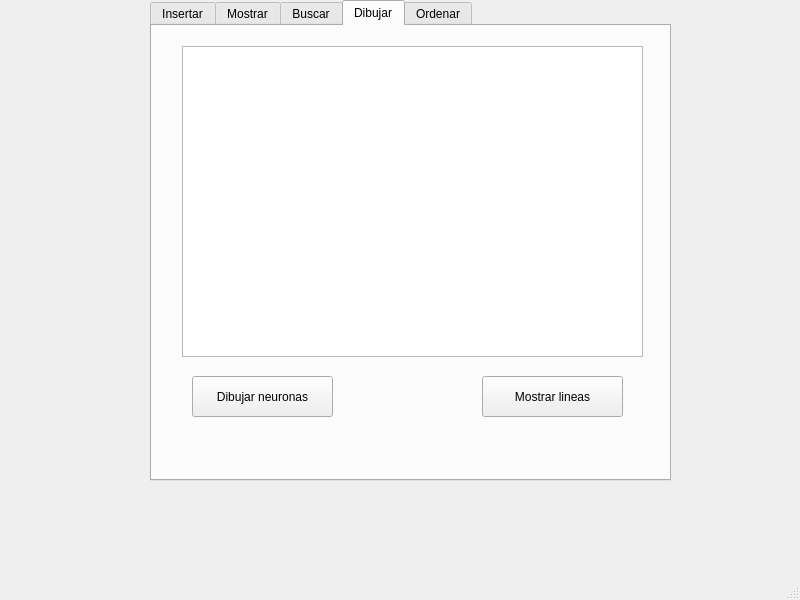
<?xml version="1.0" encoding="UTF-8"?>
<ui version="4.0">
 <class>MainWindow</class>
 <widget class="QMainWindow" name="MainWindow">
  <property name="geometry">
   <rect>
    <x>0</x>
    <y>0</y>
    <width>800</width>
    <height>600</height>
   </rect>
  </property>
  <property name="windowTitle">
   <string>MainWindow</string>
  </property>
  <widget class="QWidget" name="centralwidget">
   <widget class="QTabWidget" name="tabWidget">
    <property name="enabled">
     <bool>true</bool>
    </property>
    <property name="geometry">
     <rect>
      <x>150</x>
      <y>0</y>
      <width>521</width>
      <height>481</height>
     </rect>
    </property>
    <property name="currentIndex">
     <number>3</number>
    </property>
    <widget class="QWidget" name="tab">
     <attribute name="title">
      <string>Insertar</string>
     </attribute>
     <widget class="QFrame" name="frame">
      <property name="geometry">
       <rect>
        <x>30</x>
        <y>50</y>
        <width>451</width>
        <height>251</height>
       </rect>
      </property>
      <property name="frameShape">
       <enum>QFrame::StyledPanel</enum>
      </property>
      <property name="frameShadow">
       <enum>QFrame::Raised</enum>
      </property>
      <layout class="QFormLayout" name="formLayout">
       <item row="5" column="0">
        <widget class="QLabel" name="label_2">
         <property name="text">
          <string>Voltaje:</string>
         </property>
        </widget>
       </item>
       <item row="5" column="1">
        <widget class="QLineEdit" name="insert_voltaje"/>
       </item>
       <item row="7" column="0">
        <widget class="QLabel" name="label_3">
         <property name="text">
          <string>Posicion en x:</string>
         </property>
        </widget>
       </item>
       <item row="7" column="1">
        <widget class="QSpinBox" name="pos_x">
         <property name="minimum">
          <number>-99</number>
         </property>
        </widget>
       </item>
       <item row="8" column="0">
        <widget class="QLabel" name="label_4">
         <property name="text">
          <string>Posicion en y:</string>
         </property>
        </widget>
       </item>
       <item row="8" column="1">
        <widget class="QSpinBox" name="pos_y">
         <property name="minimum">
          <number>-99</number>
         </property>
         <property name="maximum">
          <number>99</number>
         </property>
        </widget>
       </item>
       <item row="10" column="0">
        <widget class="QLabel" name="label_5">
         <property name="text">
          <string>RED</string>
         </property>
        </widget>
       </item>
       <item row="10" column="1">
        <widget class="QSlider" name="set_red">
         <property name="orientation">
          <enum>Qt::Horizontal</enum>
         </property>
        </widget>
       </item>
       <item row="12" column="0">
        <widget class="QLabel" name="label_6">
         <property name="text">
          <string>GREEN</string>
         </property>
        </widget>
       </item>
       <item row="12" column="1">
        <widget class="QSlider" name="set_green">
         <property name="orientation">
          <enum>Qt::Horizontal</enum>
         </property>
        </widget>
       </item>
       <item row="14" column="0">
        <widget class="QLabel" name="label_7">
         <property name="text">
          <string>BLUE</string>
         </property>
        </widget>
       </item>
       <item row="14" column="1">
        <widget class="QSlider" name="set_blue">
         <property name="orientation">
          <enum>Qt::Horizontal</enum>
         </property>
        </widget>
       </item>
       <item row="4" column="0">
        <widget class="QLabel" name="label">
         <property name="text">
          <string>ID:</string>
         </property>
        </widget>
       </item>
       <item row="4" column="1">
        <widget class="QLineEdit" name="insert_id"/>
       </item>
      </layout>
     </widget>
     <widget class="QPushButton" name="agregarInicio">
      <property name="geometry">
       <rect>
        <x>110</x>
        <y>370</y>
        <width>91</width>
        <height>24</height>
       </rect>
      </property>
      <property name="text">
       <string>Agregar inicio</string>
      </property>
     </widget>
     <widget class="QPushButton" name="AgregarFinal">
      <property name="geometry">
       <rect>
        <x>270</x>
        <y>370</y>
        <width>91</width>
        <height>24</height>
       </rect>
      </property>
      <property name="text">
       <string>Agregar final</string>
      </property>
     </widget>
    </widget>
    <widget class="QWidget" name="tab_2">
     <attribute name="title">
      <string>Mostrar</string>
     </attribute>
     <widget class="QPlainTextEdit" name="plainTextEdit">
      <property name="geometry">
       <rect>
        <x>20</x>
        <y>20</y>
        <width>471</width>
        <height>251</height>
       </rect>
      </property>
     </widget>
     <widget class="QPushButton" name="mostrar">
      <property name="geometry">
       <rect>
        <x>190</x>
        <y>300</y>
        <width>131</width>
        <height>24</height>
       </rect>
      </property>
      <property name="text">
       <string>Mostrar Neuronas</string>
      </property>
     </widget>
     <widget class="QPushButton" name="Guardarlista">
      <property name="geometry">
       <rect>
        <x>20</x>
        <y>270</y>
        <width>101</width>
        <height>41</height>
       </rect>
      </property>
      <property name="text">
       <string>Guardar</string>
      </property>
     </widget>
     <widget class="QPushButton" name="Leerlista">
      <property name="geometry">
       <rect>
        <x>410</x>
        <y>270</y>
        <width>81</width>
        <height>41</height>
       </rect>
      </property>
      <property name="text">
       <string>Leer</string>
      </property>
     </widget>
    </widget>
    <widget class="QWidget" name="tab_3">
     <attribute name="title">
      <string>Buscar</string>
     </attribute>
     <widget class="QTableWidget" name="tableWidget">
      <property name="geometry">
       <rect>
        <x>20</x>
        <y>10</y>
        <width>471</width>
        <height>311</height>
       </rect>
      </property>
     </widget>
     <widget class="QPushButton" name="buscarNeurona">
      <property name="geometry">
       <rect>
        <x>270</x>
        <y>340</y>
        <width>191</width>
        <height>41</height>
       </rect>
      </property>
      <property name="text">
       <string>Buscar neurona</string>
      </property>
     </widget>
     <widget class="QSpinBox" name="spinBox">
      <property name="geometry">
       <rect>
        <x>40</x>
        <y>350</y>
        <width>61</width>
        <height>31</height>
       </rect>
      </property>
     </widget>
    </widget>
    <widget class="QWidget" name="tab_4">
     <attribute name="title">
      <string>Dibujar</string>
     </attribute>
     <widget class="QGraphicsView" name="graphicsView">
      <property name="geometry">
       <rect>
        <x>30</x>
        <y>20</y>
        <width>461</width>
        <height>311</height>
       </rect>
      </property>
     </widget>
     <widget class="QPushButton" name="Dibujar">
      <property name="geometry">
       <rect>
        <x>40</x>
        <y>350</y>
        <width>141</width>
        <height>41</height>
       </rect>
      </property>
      <property name="text">
       <string>Dibujar neuronas</string>
      </property>
     </widget>
     <widget class="QPushButton" name="mostrarOcultarLineas">
      <property name="geometry">
       <rect>
        <x>330</x>
        <y>350</y>
        <width>141</width>
        <height>41</height>
       </rect>
      </property>
      <property name="text">
       <string>Mostrar lineas</string>
      </property>
     </widget>
    </widget>
    <widget class="QWidget" name="tab_5">
     <attribute name="title">
      <string>Ordenar</string>
     </attribute>
     <widget class="QPushButton" name="OrdID">
      <property name="geometry">
       <rect>
        <x>40</x>
        <y>350</y>
        <width>111</width>
        <height>61</height>
       </rect>
      </property>
      <property name="text">
       <string>Ordenar por ID</string>
      </property>
     </widget>
     <widget class="QPlainTextEdit" name="plainTextEdit_2">
      <property name="geometry">
       <rect>
        <x>20</x>
        <y>20</y>
        <width>471</width>
        <height>311</height>
       </rect>
      </property>
     </widget>
     <widget class="QPushButton" name="OrdenarVolt">
      <property name="geometry">
       <rect>
        <x>340</x>
        <y>350</y>
        <width>131</width>
        <height>61</height>
       </rect>
      </property>
      <property name="text">
       <string>Ordenar por Voltaje</string>
      </property>
     </widget>
    </widget>
   </widget>
  </widget>
  <widget class="QMenuBar" name="menubar">
   <property name="geometry">
    <rect>
     <x>0</x>
     <y>0</y>
     <width>800</width>
     <height>21</height>
    </rect>
   </property>
  </widget>
  <widget class="QStatusBar" name="statusbar"/>
 </widget>
 <resources/>
 <connections/>
</ui>
